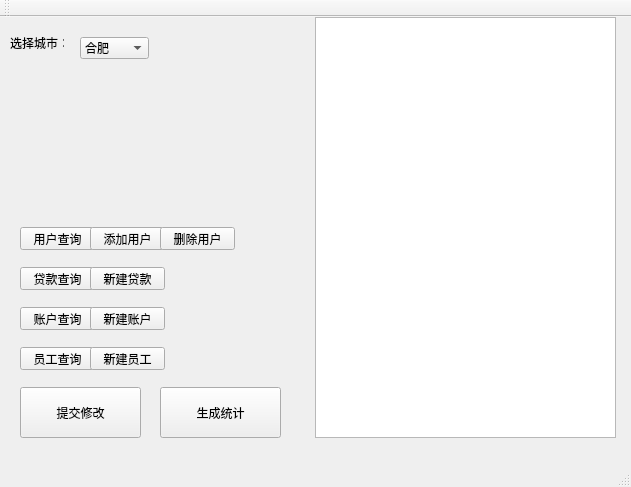
<?xml version="1.0" encoding="UTF-8"?>
<ui version="4.0">
 <class>MainWindow</class>
 <widget class="QMainWindow" name="MainWindow">
  <property name="geometry">
   <rect>
    <x>0</x>
    <y>0</y>
    <width>631</width>
    <height>487</height>
   </rect>
  </property>
  <property name="windowTitle">
   <string>MainWindow</string>
  </property>
  <widget class="QWidget" name="centralWidget">
   <widget class="QPushButton" name="ClientQuerypushButton">
    <property name="geometry">
     <rect>
      <x>20</x>
      <y>210</y>
      <width>75</width>
      <height>23</height>
     </rect>
    </property>
    <property name="text">
     <string>用户查询</string>
    </property>
   </widget>
   <widget class="QPushButton" name="ClientaddpushButton">
    <property name="geometry">
     <rect>
      <x>90</x>
      <y>210</y>
      <width>75</width>
      <height>23</height>
     </rect>
    </property>
    <property name="text">
     <string>添加用户</string>
    </property>
   </widget>
   <widget class="QPushButton" name="LoanquerypushButton">
    <property name="geometry">
     <rect>
      <x>20</x>
      <y>250</y>
      <width>75</width>
      <height>23</height>
     </rect>
    </property>
    <property name="text">
     <string>贷款查询</string>
    </property>
   </widget>
   <widget class="QPushButton" name="NewLoanPushButton">
    <property name="geometry">
     <rect>
      <x>90</x>
      <y>250</y>
      <width>75</width>
      <height>23</height>
     </rect>
    </property>
    <property name="text">
     <string>新建贷款</string>
    </property>
   </widget>
   <widget class="QPushButton" name="AccountquerypushButton">
    <property name="geometry">
     <rect>
      <x>20</x>
      <y>290</y>
      <width>75</width>
      <height>23</height>
     </rect>
    </property>
    <property name="text">
     <string>账户查询</string>
    </property>
   </widget>
   <widget class="QPushButton" name="pushButton_6">
    <property name="geometry">
     <rect>
      <x>90</x>
      <y>290</y>
      <width>75</width>
      <height>23</height>
     </rect>
    </property>
    <property name="text">
     <string>新建账户</string>
    </property>
   </widget>
   <widget class="QPushButton" name="ClerkquerypushButton">
    <property name="geometry">
     <rect>
      <x>20</x>
      <y>330</y>
      <width>75</width>
      <height>23</height>
     </rect>
    </property>
    <property name="text">
     <string>员工查询</string>
    </property>
   </widget>
   <widget class="QPushButton" name="pushButton_8">
    <property name="geometry">
     <rect>
      <x>90</x>
      <y>330</y>
      <width>75</width>
      <height>23</height>
     </rect>
    </property>
    <property name="text">
     <string>新建员工</string>
    </property>
   </widget>
   <widget class="QComboBox" name="SelectcitycomboBox">
    <property name="geometry">
     <rect>
      <x>80</x>
      <y>20</y>
      <width>69</width>
      <height>22</height>
     </rect>
    </property>
    <item>
     <property name="text">
      <string>合肥</string>
     </property>
    </item>
    <item>
     <property name="text">
      <string>北京</string>
     </property>
    </item>
    <item>
     <property name="text">
      <string>上海</string>
     </property>
    </item>
   </widget>
   <widget class="QTableView" name="show_tableView">
    <property name="geometry">
     <rect>
      <x>315</x>
      <y>0</y>
      <width>301</width>
      <height>421</height>
     </rect>
    </property>
   </widget>
   <widget class="QPushButton" name="ClientSubmitpushButton">
    <property name="geometry">
     <rect>
      <x>20</x>
      <y>370</y>
      <width>121</width>
      <height>51</height>
     </rect>
    </property>
    <property name="text">
     <string>提交修改</string>
    </property>
   </widget>
   <widget class="QPushButton" name="DeletepushButton">
    <property name="geometry">
     <rect>
      <x>160</x>
      <y>210</y>
      <width>75</width>
      <height>23</height>
     </rect>
    </property>
    <property name="text">
     <string>删除用户</string>
    </property>
   </widget>
   <widget class="QLabel" name="citylabel">
    <property name="geometry">
     <rect>
      <x>10</x>
      <y>20</y>
      <width>54</width>
      <height>12</height>
     </rect>
    </property>
    <property name="text">
     <string>选择城市：</string>
    </property>
   </widget>
   <widget class="QPushButton" name="StasticpushButton">
    <property name="geometry">
     <rect>
      <x>160</x>
      <y>370</y>
      <width>121</width>
      <height>51</height>
     </rect>
    </property>
    <property name="text">
     <string>生成统计</string>
    </property>
   </widget>
  </widget>
  <widget class="QMenuBar" name="menuBar">
   <property name="geometry">
    <rect>
     <x>0</x>
     <y>0</y>
     <width>631</width>
     <height>23</height>
    </rect>
   </property>
  </widget>
  <widget class="QToolBar" name="mainToolBar">
   <attribute name="toolBarArea">
    <enum>TopToolBarArea</enum>
   </attribute>
   <attribute name="toolBarBreak">
    <bool>false</bool>
   </attribute>
  </widget>
  <widget class="QStatusBar" name="statusBar"/>
 </widget>
 <layoutdefault spacing="6" margin="11"/>
 <resources/>
 <connections/>
</ui>
